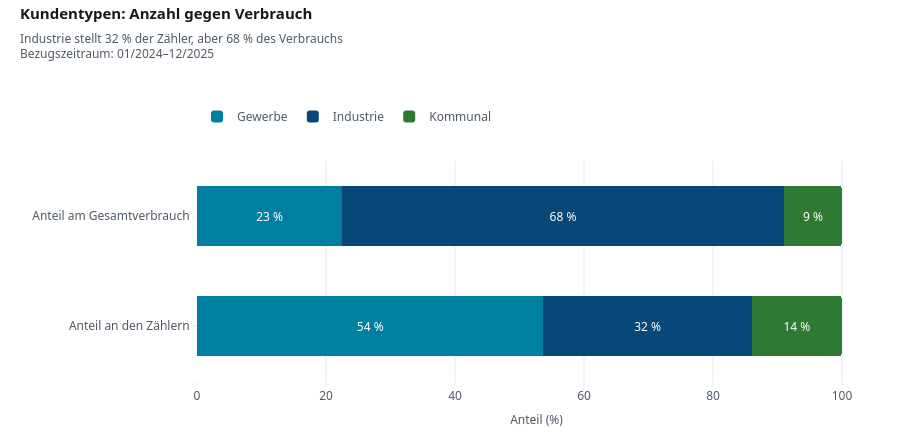

The notebook cell this image was saved under:
### Markdown cell above
### 2.2 Stammdaten: `kundentyp` und `vertragsleistung_kw`

Beide sind je Zähler konstant — gezählt wird deshalb **je Zähler**, nicht je Monatswert.

### Code cell
anteile = (zaehler.groupby("kundentyp", observed=True)
                  .agg(zaehler=("zaehler_id", "size"), verbrauch=("mittel_kwh", "sum")))
anteile = (anteile / anteile.sum() * 100).reset_index()
lang = anteile.melt(id_vars="kundentyp", var_name="groesse", value_name="anteil")
lang["groesse"] = lang["groesse"].map({"zaehler": "Anteil an den Zählern",
                                       "verbrauch": "Anteil am Gesamtverbrauch"})

fig = px.bar(lang, x="anteil", y="groesse", color="kundentyp", orientation="h",
             text="anteil", **TYP_STIL)
ind = anteile.set_index("kundentyp")
ci.stil(fig, "Kundentypen: Anzahl gegen Verbrauch",
         f"Industrie stellt {de(ind.loc['Industrie', 'zaehler'], 0)} % der Zähler, "
         f"aber {de(ind.loc['Industrie', 'verbrauch'], 0)} % des Verbrauchs",
         x_titel="Anteil (%)", y_titel="")
fig.update_traces(texttemplate="%{text:.0f} %", textposition="inside",
                  insidetextanchor="middle", textfont=dict(size=12, color=theme.TOKENS["text-inverse"]))
fig.update_layout(barmode="stack", height=300, bargap=0.45)
ci.gitter_x(fig)
ci.hover_pro_marke(fig)
ci.zeigen(fig)

zaehler["kundentyp"].value_counts().reindex(TYPEN).rename("Anzahl Zähler").to_frame().T

### Figure 1 — Plotly figure (JSON) as saved in the notebook; plotly's stock layout.template omitted (floating-point values rounded to 4 significant figures)
{"data": [{"hovertemplate": "kundentyp=Gewerbe<br>anteil=%{text}<br>groesse=%{y}<extra></extra>", "insidetextanchor": "middle", "legendgroup": "Gewerbe", "marker": {"color": "#0080A0", "pattern": {"shape": ""}}, "name": "Gewerbe", "orientation": "h", "showlegend": true, "text": [53.71, 22.51], "textfont": {"color": "#FFFFFF", "family": "IBM Plex Sans, Segoe UI, sans-serif", "size": 12}, "textposition": "inside", "texttemplate": "%{text:.0f} %", "type": "bar", "x": [53.71, 22.51], "xaxis": "x", "y": ["Anteil an den Zählern", "Anteil am Gesamtverbrauch"], "yaxis": "y"}, {"hovertemplate": "kundentyp=Industrie<br>anteil=%{text}<br>groesse=%{y}<extra></extra>", "insidetextanchor": "middle", "legendgroup": "Industrie", "marker": {"color": "#084878", "pattern": {"shape": ""}}, "name": "Industrie", "orientation": "h", "showlegend": true, "text": [32.29, 68.48], "textfont": {"color": "#FFFFFF", "family": "IBM Plex Sans, Segoe UI, sans-serif", "size": 12}, "textposition": "inside", "texttemplate": "%{text:.0f} %", "type": "bar", "x": [32.29, 68.48], "xaxis": "x", "y": ["Anteil an den Zählern", "Anteil am Gesamtverbrauch"], "yaxis": "y"}, {"hovertemplate": "kundentyp=Kommunal<br>anteil=%{text}<br>groesse=%{y}<extra></extra>", "insidetextanchor": "middle", "legendgroup": "Kommunal", "marker": {"color": "#2F7A33", "pattern": {"shape": ""}}, "name": "Kommunal", "orientation": "h", "showlegend": true, "text": [14.0, 9.017], "textfont": {"color": "#FFFFFF", "family": "IBM Plex Sans, Segoe UI, sans-serif", "size": 12}, "textposition": "inside", "texttemplate": "%{text:.0f} %", "type": "bar", "x": [14.0, 9.017], "xaxis": "x", "y": ["Anteil an den Zählern", "Anteil am Gesamtverbrauch"], "yaxis": "y"}], "layout": {"bargap": 0.45, "barmode": "stack", "colorway": ["#084878", "#005E77", "#2F7A33", "#3E90C4", "#4E5A68", "#6CC0D2", "#04263F", "#8C99A7"], "font": {"color": "#141A21", "family": "IBM Plex Sans, Segoe UI, sans-serif", "size": 12}, "height": 441, "hovermode": "closest", "legend": {"font": {"color": "#4E5A68", "family": "IBM Plex Sans, Segoe UI, sans-serif", "size": 12}, "itemsizing": "constant", "orientation": "h", "title": {"text": ""}, "tracegroupgap": 0, "x": 0, "xanchor": "left", "y": 1.136, "yanchor": "bottom"}, "margin": {"b": 60, "t": 161}, "meta": {"sww": {"period": "01/2024–12/2025", "subtitle": "Industrie stellt 32 % der Zähler, aber 68 % des Verbrauchs", "title": "Kundentypen: Anzahl gegen Verbrauch"}}, "paper_bgcolor": "#FFFFFF", "plot_bgcolor": "#FFFFFF", "separators": ",.", "showlegend": true, "title": {"font": {"color": "#141A21", "family": "IBM Plex Sans, Segoe UI, sans-serif", "size": 15, "weight": 600}, "pad": {"l": 20}, "subtitle": {"font": {"color": "#4E5A68", "family": "IBM Plex Sans, Segoe UI, sans-serif", "size": 12}, "text": "Industrie stellt 32 % der Zähler, aber 68 % des Verbrauchs<br>Bezugszeitraum: 01/2024–12/2025"}, "text": "Kundentypen: Anzahl gegen Verbrauch", "x": 0, "xanchor": "left", "xref": "container", "y": 0.98, "yanchor": "top", "yref": "container"}, "xaxis": {"anchor": "y", "automargin": true, "domain": [0, 1], "gridcolor": "#E4E9EF", "separatethousands": true, "showgrid": true, "showline": false, "tickangle": 0, "tickfont": {"family": "IBM Plex Sans, Segoe UI, sans-serif"}, "tickformat": ",~g", "title": {"font": {"family": "IBM Plex Sans, Segoe UI, sans-serif"}, "text": "Anteil (%)"}}, "yaxis": {"anchor": "x", "automargin": true, "domain": [0, 1], "nticks": 0, "separatethousands": true, "showgrid": false, "tickfont": {"family": "IBM Plex Sans, Segoe UI, sans-serif"}, "tickformat": "", "title": {"font": {"family": "IBM Plex Sans, Segoe UI, sans-serif"}, "text": ""}}}}
